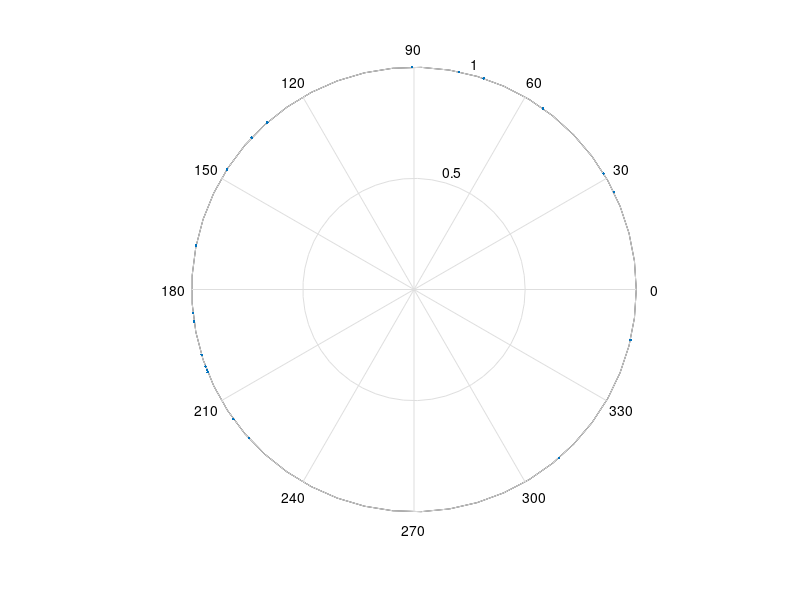

The MATLAB source for this figure: (Note: this script raises an error after producing the figure.)
function [cid, alpha, mu] = circ_clust(alpha, numclust, disp)
%
% [cid, alpha, mu] = circClust(alpha, numclust, disp)
%   Performs a simple agglomerative clustering of angular data.
%
%   Input:
%     alpha     sample of angles
%     numclust  number of clusters desired, default: 2
%     disp      show plot at each step, default: false
%
%   Output:
%     cid       cluster id for each entry of alpha
%     alpha     sorted angles, matched with cid
%     mu        mean direction of angles in each cluster
%
%   Run without any input arguments for demo mode.
%
% Circular Statistics Toolbox for Matlab

% By Marc J. Velasco, 2009
% velasco@ccs.fau.edu
% Distributed under Creative Commons license
% Attribution-Noncommercial-Share Alike 3.0
% http://creativecommons.org/licenses/by-nc-sa/3.0/


if nargin < 2, numclust = 5; end;
if nargin < 3, disp = 0; end
if nargin < 1
    % demo mode
    n = 20;
    alpha = 2*pi*rand(n,1)-pi;
    numclust = 4;
    disp = 1;
end;

n = length(alpha);
if n < numclust, error('Not enough data for clusters.'), end

% prepare data
alpha = sort(alpha);
cid = (1:n)';
z = exp(i*alpha);

% clean up from last run....
h = figure(1); close(h);
h = figure(2); close(h);
h = figure(3); close(h);

% plot original data
if disp
    figure(1);
    polar(angle(z), abs(z), '.')
    figure(1);
end

% main clustering loop
num_unique = length(unique(cid));
num_clusters_wanted = numclust;

while(num_unique > num_clusters_wanted)

    % find centroid means...
    
    % calculate the means for each putative cluster
    for j=1:n
        if ~isempty(alpha(cid==j))
            mu(j) = angle(sum(exp(i*alpha(cid==j))));
            r(j) = abs((1/length(alpha(cid==j)))*sum(exp(i*alpha(cid==j))));
        else
            mu(j) = NaN; r(j) = NaN;
        end
    end
    
    % make mu column
    if size(mu,1) == 1
        mu = mu';
        r = r';
    end

    % find distance between centroids...
    mudist = abs(circ_dist2(mu));

    % find closest pair of clusters/datapoints
    mindist = min(mudist(tril(mudist)~=0));
    [row, col, val] = find(abs((mudist-mindist)) <1e-10);
    
    % update cluster id's
    cid(cid==max(row)) = min(row);

    % update stop criteria
    num_unique = length(unique(cid));

    % plot, if wanted
    if disp
        figure(3);
        clf;
        
        % calculate means with new cluster assignments
        for j=1:n
            if ~isempty(alpha(cid==j))
                mu(j) = angle(sum(exp(i*alpha(cid==j))));
                r(j) = abs((1/length(alpha(cid==j)))*sum(exp(i*alpha(cid==j))));

            else
                mu(j) = NaN; r(j) = NaN;
            end
        end
        
        % plot output
        z2 = exp(i*alpha);
        plotColor(real(z2), imag(z2), cid, 3)
        
        % scale down r a little
        zmu = .9*r.*exp(i*mu);
        plotColor(real(zmu), imag(zmu), cid, 3, '*', 10, 1)
        set(gca, 'XLim', [-1, 1]);
        set(gca, 'YLim', [-1, 1]);
        
        display('paused... hit space to continue.')
        pause
        
    end
end

% renumber cluster ids (so cids [1 3 7 10] => [1 2 3 4]
cid2 = cid;
uniquecids = unique(cid);
for j=1:length(uniquecids)
   cid(cid2==uniquecids(j)) = j;
end

% compute final cluster means
for j=1:n
    if ~isempty(alpha(cid==j))
        mu(j) = angle(sum(exp(i*alpha(cid==j))));      
        r(j) = abs((1/length(alpha(cid==j)))*sum(exp(i*alpha(cid==j))));
    else
        mu(j) = NaN; r(j) = NaN;
    end
end

% make mu column
if size(mu,1) == 1
    mu = mu';
end

if disp
    % plot output
    z2 = exp(i*alpha);
    plotColor(real(z2), imag(z2), cid, 2)
    zmu = r.*exp(i*mu);
    plotColor(real(zmu), imag(zmu), cid, 2, '*', 10, 1)

    set(gca, 'XLim', [-1, 1]);
    set(gca, 'YLim', [-1, 1]);
end



function plotColor(x, y, c, varargin)
% FUNCTION plotColor(x, y, c, [figurenum], [pstring], [markersize], [overlay_tf]);
% plots a scatter plot for x, y, using color values in c (c should be
% categorical info), with c same size as x and y;
% fourth argument can be figure#, otherwise, uses figure(1);
%
% colors should be positive integes

% copyright (c) 2009 Marc J. Velasco

if nargin < 4
    figurenum = 1;
else
   figurenum = varargin{1}; 
end
if nargin < 5
    pstring = '.';
else
   pstring = varargin{2}; 
end
if nargin < 6
    ms = 10;
else
   ms = varargin{3}; 
end
if nargin < 7
    overlay = 0;
else
   overlay = varargin{4}; 
end

csmall = unique(c);
figure(figurenum);
if ~overlay, close(figurenum); end
figure(figurenum);

colors={'y', 'b', 'r', 'g', 'c', 'k', 'm'};

hold on;
for j=1:length(csmall);
    
   ci = (c == csmall(j));
   plot(x(ci), y(ci), strcat(pstring, colors{mod(j, length(colors))+1}), 'MarkerSize', ms);
    
end
if ~overlay, hold off; end
figure(figurenum)






